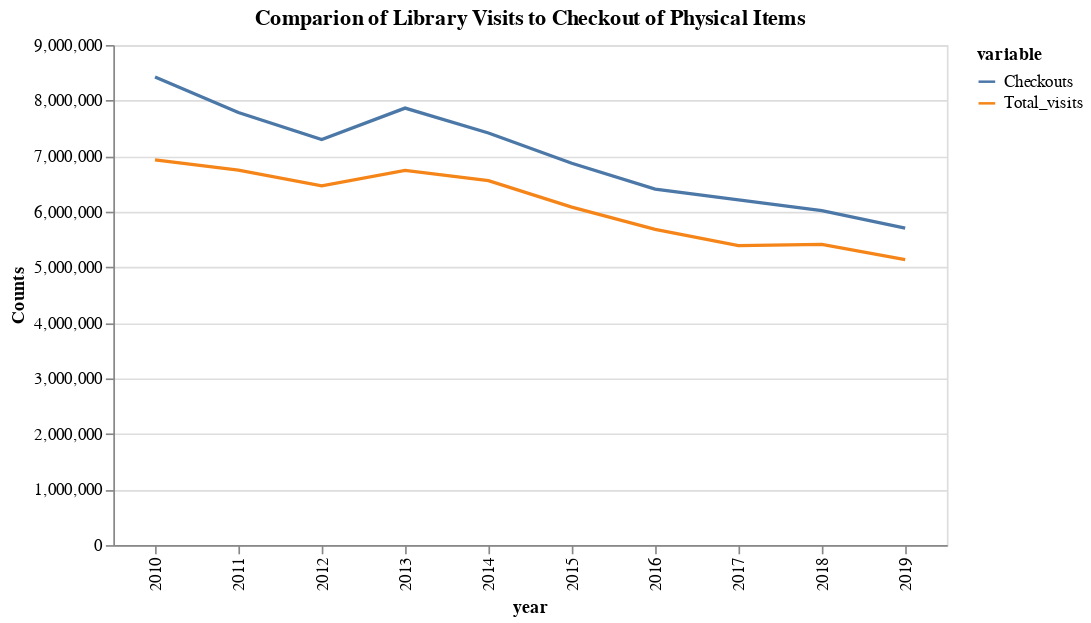

The notebook cell saved with this chart:
### Code cell
checkout_visit

### Figure 1 — Vega-Lite specification as saved in the notebook (floating-point values rounded to 4 significant figures)
{"config": {"view": {"continuousWidth": 400, "continuousHeight": 300}}, "data": {"name": "data-29e74c6c36207c5bf95da76d86eabe52"}, "mark": "line", "encoding": {"color": {"type": "nominal", "field": "variable"}, "x": {"type": "nominal", "field": "year"}, "y": {"type": "quantitative", "field": "value", "title": "Counts"}}, "title": "Comparion of Library Visits to Checkout of Physical Items", "width": 500, "$schema": "https://vega.github.io/schema/vega-lite/v4.8.1.json", "datasets": {"data-29e74c6c36207c5bf95da76d86eabe52": [{"year": 2010, "variable": "Checkouts", "value": 8425000.0}, {"year": 2011, "variable": "Checkouts", "value": 7785000.0}, {"year": 2012, "variable": "Checkouts", "value": 7299000.0}, {"year": 2013, "variable": "Checkouts", "value": 7864000.0}, {"year": 2014, "variable": "Checkouts", "value": 7417000.0}, {"year": 2015, "variable": "Checkouts", "value": 6872000.0}, {"year": 2016, "variable": "Checkouts", "value": 6405000.0}, {"year": 2017, "variable": "Checkouts", "value": 6214000.0}, {"year": 2018, "variable": "Checkouts", "value": 6021000.0}, {"year": 2019, "variable": "Checkouts", "value": 5704000.0}, {"year": 2010, "variable": "Total_visits", "value": 6933000.0}, {"year": 2011, "variable": "Total_visits", "value": 6748000.0}, {"year": 2012, "variable": "Total_visits", "value": 6466000.0}, {"year": 2013, "variable": "Total_visits", "value": 6742000.0}, {"year": 2014, "variable": "Total_visits", "value": 6558000.0}, {"year": 2015, "variable": "Total_visits", "value": 6082000.0}, {"year": 2016, "variable": "Total_visits", "value": 5683000.0}, {"year": 2017, "variable": "Total_visits", "value": 5390000.0}, {"year": 2018, "variable": "Total_visits", "value": 5413000.0}, {"year": 2019, "variable": "Total_visits", "value": 5139000.0}]}}
